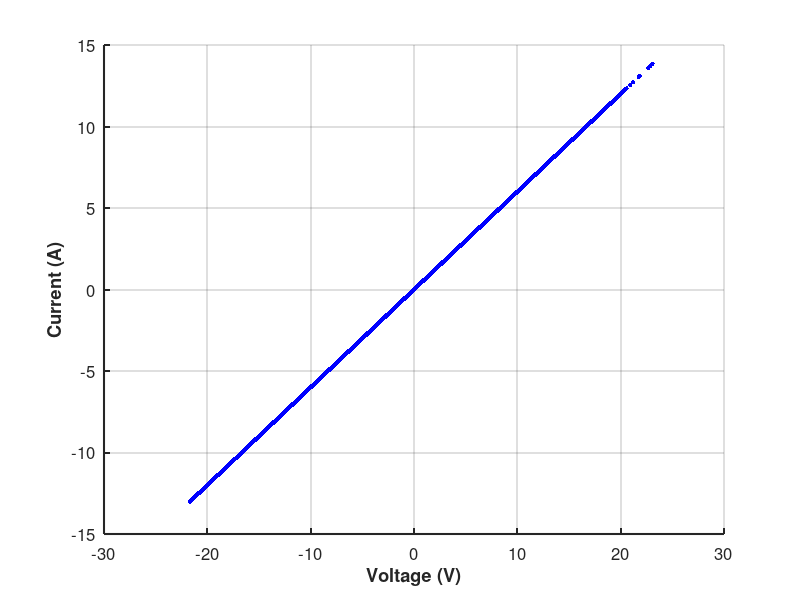

MATLAB code for this plot:
% Load voltage and current data
voltageData = load('electrical_simplified/voltage.mat');
currentData = load('electrical_simplified/current.mat');

% Extract voltage and current values (assuming second row contains the data)
voltage = voltageData.voltage(2, :);
current = currentData.current(2, :);

% Create a new figure
figure;

% --- Subplot 1: Scatter Plot ---
% subplot(1, 2, 1);  % 1 row, 2 columns, use the first cell
scatter(-voltage, current, 10, 'b', 'filled');  % Negative voltage if desired
xlabel('Voltage (V)', 'FontSize', 12, 'FontWeight', 'bold');
ylabel('Current (A)', 'FontSize', 12, 'FontWeight', 'bold');
% title('I-V Curve', 'FontSize', 14, 'FontWeight', 'bold');
grid on;
set(gca, 'FontSize', 12, 'LineWidth', 1.5);

% --- Subplot 2: Continuous Line Plot ---
% subplot(1, 2, 2);  % Still the same figure, second cell
% plot(-voltage, current, 'LineWidth', 1.5);
% xlabel('Voltage (V)', 'FontSize', 12, 'FontWeight', 'bold');
% ylabel('Current (A)', 'FontSize', 12, 'FontWeight', 'bold');
% title('Line Plot', 'FontSize', 14, 'FontWeight', 'bold');
% grid on;
% set(gca, 'FontSize', 12, 'LineWidth', 1.5);

% Save the entire figure as an image
saveas(gcf, 'IV_Curve_TwoSubplots.png');

disp('Scatter and continuous line plots created on two separate axes, saved as IV_Curve_TwoSubplots.png');
